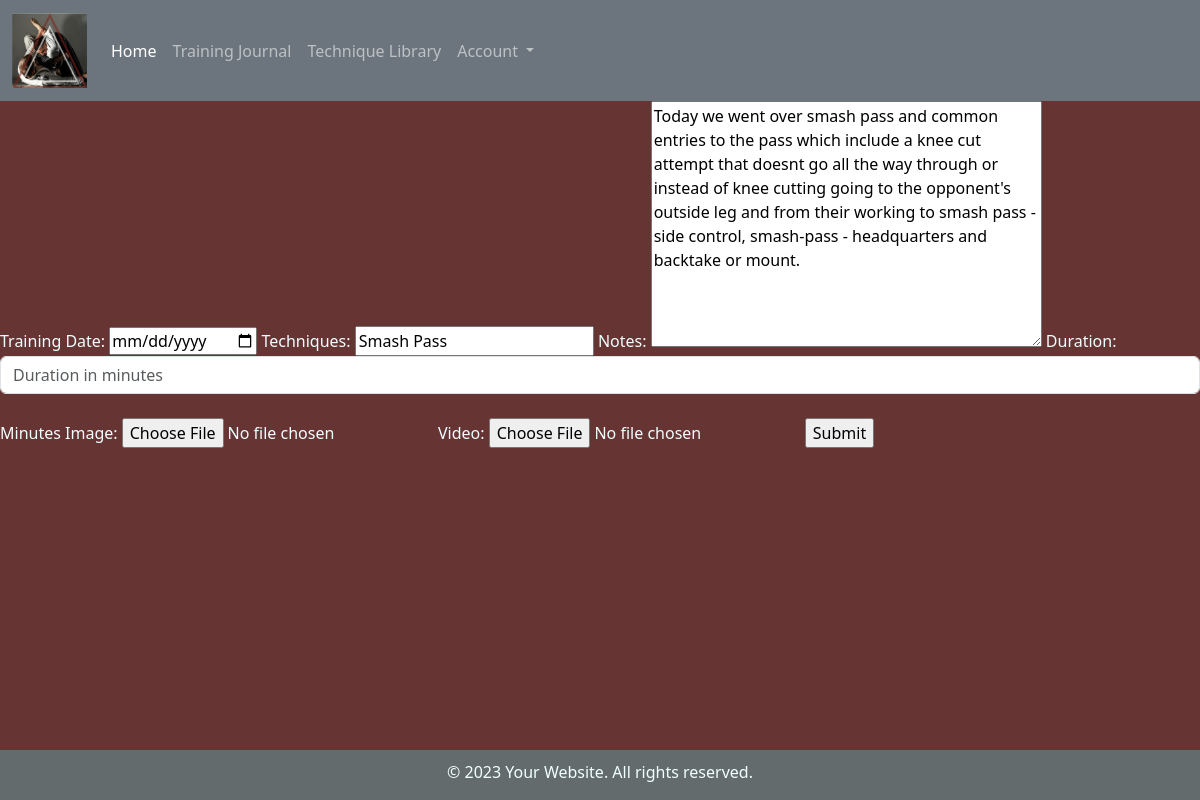
The app's page /updatejournal/15/ (signed in) with its own data.
### djangoApp/models.py (models this page shows, shortened)
class TrainingLogEntry(models.Model):
    id = models.AutoField(primary_key=True)
    user = models.ForeignKey(User, on_delete=models.CASCADE, null=True)
    Date_Added = models.DateTimeField(auto_now_add=True, null=True)
    Training_Date=models.DateField(null=True)
    Techniques = models.CharField(max_length=100, null=True)
    Notes=models.TextField(blank=True, null=True)
    Duration = models.IntegerField(null=True, blank=True, help_text="Minutes")
    image = models.ImageField(upload_to='training_log_images/', blank=True, null=True)
    video = models.FileField(upload_to='training_log_videos/', blank=True, null=True)  # Video field added

### djangoApp/views.py (the view)
# urls.py: path('updatejournal/<str:pk>/', views.updatejournal, name='updatejournal'),
@login_required(login_url='loginpage')
def updatejournal(request, pk):
   journalentry = TrainingLogEntry.objects.get(id=pk)
   form = JournalForm(instance=journalentry)
   if request.method== 'POST':
         form= JournalForm(request.POST, request.FILES, instance=journalentry)
         if form.is_valid():
            form.save()
            return redirect('trainingjournal')
   else:
      form = JournalForm(instance=journalentry, user=request.user)
   context={'jform':form}
   return render (request, 'djangoApp/journalform.html', context)

### djangoApp/forms.py (shortened to what this page needs)
class JournalForm(ModelForm):
    def __init__(self, *args, **kwargs):
        self.user = kwargs.pop('user', None)  # Get the user from the kwargs
        super().__init__(*args, **kwargs)
        self.fields['Training_Date'].widget = DateInput(attrs={'type': 'date'})
        self.fields['Duration'].widget = NumberInput(attrs={'class': 'form-control', 'placeholder': 'Duration in minutes'})
        self.fields['image'].widget = FileInput(attrs={'class': 'form-control-file'})
        self.fields['video'].widget = FileInput(attrs={'class': 'form-control-file'})
    class Meta:
        model = TrainingLogEntry
        fields = ['Training_Date', 'Techniques', 'Notes', 'Duration', 'image', 'video']

### djangoApp/templates/djangoApp/journalform.html (shortened to what this page needs)
{% extends 'djangoApp/home.html' %}
{% block content %}
            <form  action="" method="POST" enctype="multipart/form-data">
                {{jform}}
            <input type = "submit" name="Submit">
{% endblock %}

### djangoApp/templates/djangoApp/main.html (style rules this page uses)
body { background-color: rgb(103, 52, 52); color:azure }

### records on screen
TrainingLogEntry: Techniques "Smash Pass", Notes "Today we went over smash pass and common entries to the pass which include a knee cut attempt that doesnt go all the way through or instead of knee cutting going to the opponent's outside leg and from their working to smash pass - side control, smash-pass - headquarters and backtake or mount."
